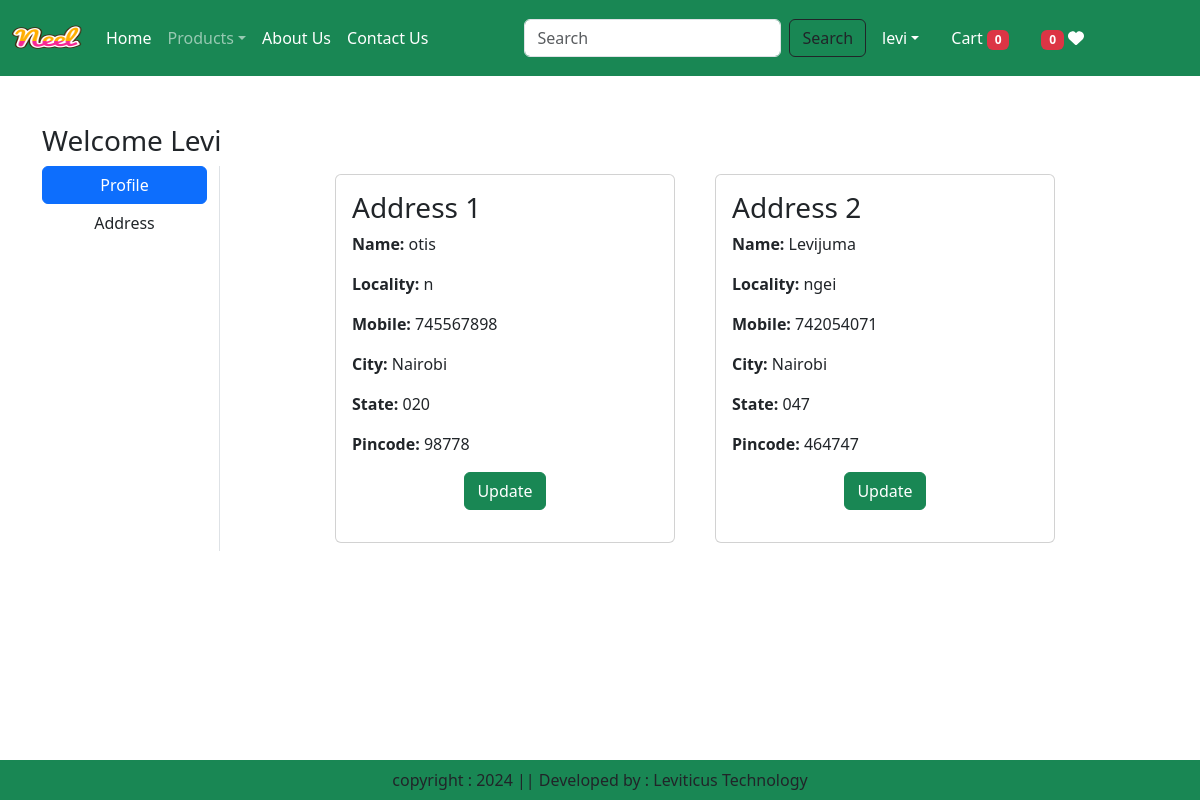
The page /address/ (signed in) on the database its author committed.
### app/models.py (models this page shows, shortened)
class Customer(models.Model):
    user = models.ForeignKey(User,on_delete=models.CASCADE)
    name = models.CharField(max_length=200)
    locality = models.CharField(max_length=200)
    city = models.CharField(max_length=50)
    mobile = models.IntegerField(default=0)
    zipcode = models.IntegerField()
    state = models.CharField(choices=STATE_CHOICES, max_length=100)

### app/views.py (the view)
# urls.py: path('address/', views.address, name='address'), # Ensure this function is defined in views
def address(request):
    add=Customer.objects.filter(user=request.user)
    totalitem=0
    wishitem=0
    if request.user.is_authenticated:
         totalitem = len(Cart.objects.filter(user=request.user))
         totalitem = len(Wishlist.objects.filter(user=request.user))
    return render(request,'app/address.html',locals())

### app/templates/app/address.html (shortened to what this page needs)
{% extends "app/base.html" %}
{% load static %}
{% block main-content %}
<div class="container my-5">
    <div class="row">
        <h3>Welcome <span class="text-capitalize">{{ request.user }}</span></h3>
    </div>
    <div class="row">
        <div class="col-sm-2 border-end">
            <ul class="list-unstyled">
                <li class="d-grid"><a href="{% url 'profile' %}" class="btn btn-primary">Profile</a></li>
                <li class="d-grid"><a href="{% url 'address' %}" class="btn">Address</a></li>
            </ul>
        </div>
        <div class="col-sm-8 offset-sm-1">
            <div class="row">
                {% for ad in add %}
                    <div class="col-sm-6">
                        <div class="card m-2">
                            <div class="card-body">
                                <h3>Address {{ forloop.counter }}</h3>
                                <p><strong>Name:</strong> {{ ad.name }}</p>
                                <p><strong>Locality:</strong> {{ ad.locality }}</p>
                                <p><strong>Mobile:</strong> {{ ad.mobile }}</p>
                                <p><strong>City:</strong> {{ ad.city }}</p>
                                <p><strong>State:</strong> {{ ad.state }}</p>
                                <p><strong>Pincode:</strong> {{ ad.zipcode }}</p>
                                <p class="text-center">
                                    <a href="{% url 'updateAddress' pk=ad.id %}" type="button" class="btn btn-success">Update</a>
                                </p>
                            </div>
                        </div>
                    </div>
                {% endfor %}
            </div>
        </div>
    </div>
</div>
{% endblock main-content %}

### app/templates/app/base.html (shortened to what this page needs)
<!DOCTYPE html>
<html lang="en">
{% load static %}
<head>
    <link href="https://cdn.jsdelivr.net/npm/bootstrap@5.3.3/dist/css/bootstrap.min.css" rel="stylesheet">
    <link rel="stylesheet" href="{% static 'app/css/owl.carousel.min.css' %}"/>
       <link rel="stylesheet" href="{% static 'css/bootstrap.min.css' %}">
    <link rel="stylesheet" href="{% static 'app/css/all.min.css' %}"/>
    <link rel="stylesheet" href="{% static 'app/css/style.css' %}"/>
</head>
<body>
    <nav class="navbar navbar-expand-lg navbar-dark bg-success">
        <div class="container-fluid">
            <a class="navbar-brand" href="#">
                <img src="{% static 'app/images/neel.png' %}" width="70" height="50" alt="Brand Logo">
            </a>
            <div class="collapse navbar-collapse" id="navbarSupportedContent">
                <ul class="navbar-nav me-auto mb-2 mb-lg-0">
                    <li class="nav-item">
                    {% if request.user.is_authenticated %}
                        <a class="nav-link active" aria-current="page" href="/">Home</a>
                    </li>
                    <li class="nav-item dropdown">
                        <a class="nav-link dropdown-toggle" href="#" role="button" data-bs-toggle="dropdown" aria-expanded="false">Products</a>
                    </li>
                    <li class="nav-item">
                        <a class="nav-link text-white" href="{% url 'about' %}">About Us</a>
                    </li>
                    <li class="nav-item">
                        <a class="nav-link text-white" href="{% url 'contact' %}">Contact Us</a>
                    </li>
                </ul>
                <form class="d-flex" role="search" action="/search">
                    <input class="form-control me-2" type="search" placeholder="Search" name="search"a ria-label="Search">
                    <button class="btn btn-outline-dark" type="submit">Search</button>
                </form>
                <ul class="navbar-nav me-auto mb-2 mb-lg-0">
                    <li class="nav-item dropdown mx-2">
                        <a class="nav-link dropdown-toggle text-white" href="#" id="profileDropdown" role="button" data-bs-toggle="dropdown" aria-expanded="false">{{ request.user.username }}</a>
                    </li>
                   <li class="nav-item mx-2">
                        <a href="{% url 'showcart' %}" class="nav-link text-white">
                            {% if totalitem > 0 %}
                                {{ totalitem }} Cart
                                <span class="badge bg-warning">{{ totalitem }}</span>
                            {% else %}
                                Cart
                                <span class="badge bg-danger">0</span>
                            {% endif %}
                        </a>
                    </li>
                    <li class="nav-item mx-2">
                        <a href="#" class="nav-link text-white">
                            <span class="badge bg-danger">
                                {% if wishitem > 0 %}
                                    {{ wishitem }}
                                {% else %}
                                    0
                                {% endif %}
                            </span>
                            <i class="fa fa-heart"></i>
                        </a>
                    </li>
                    {% endif %}
                </ul>
            </div>
        </div>
    </nav>
    {% block main-content %}{% endblock main-content %}
    <footer class="container-fluid fixed-bottom bg-success text-center p-2 mt-5">
        copyright : 2024 || Developed by : Leviticus Technology
    </footer>
</body>
</html>

### rows shown on the page
Customer: name "otis", locality "n", mobile "745567898", city "Nairobi", state "020", zipcode "98778"
Customer: name "Levijuma", locality "ngei", mobile "742054071", city "Nairobi", state "047", zipcode "464747"

### other values the page prints
{{ request.user.username }} "levi"
{{ request.user }} "Levi"
